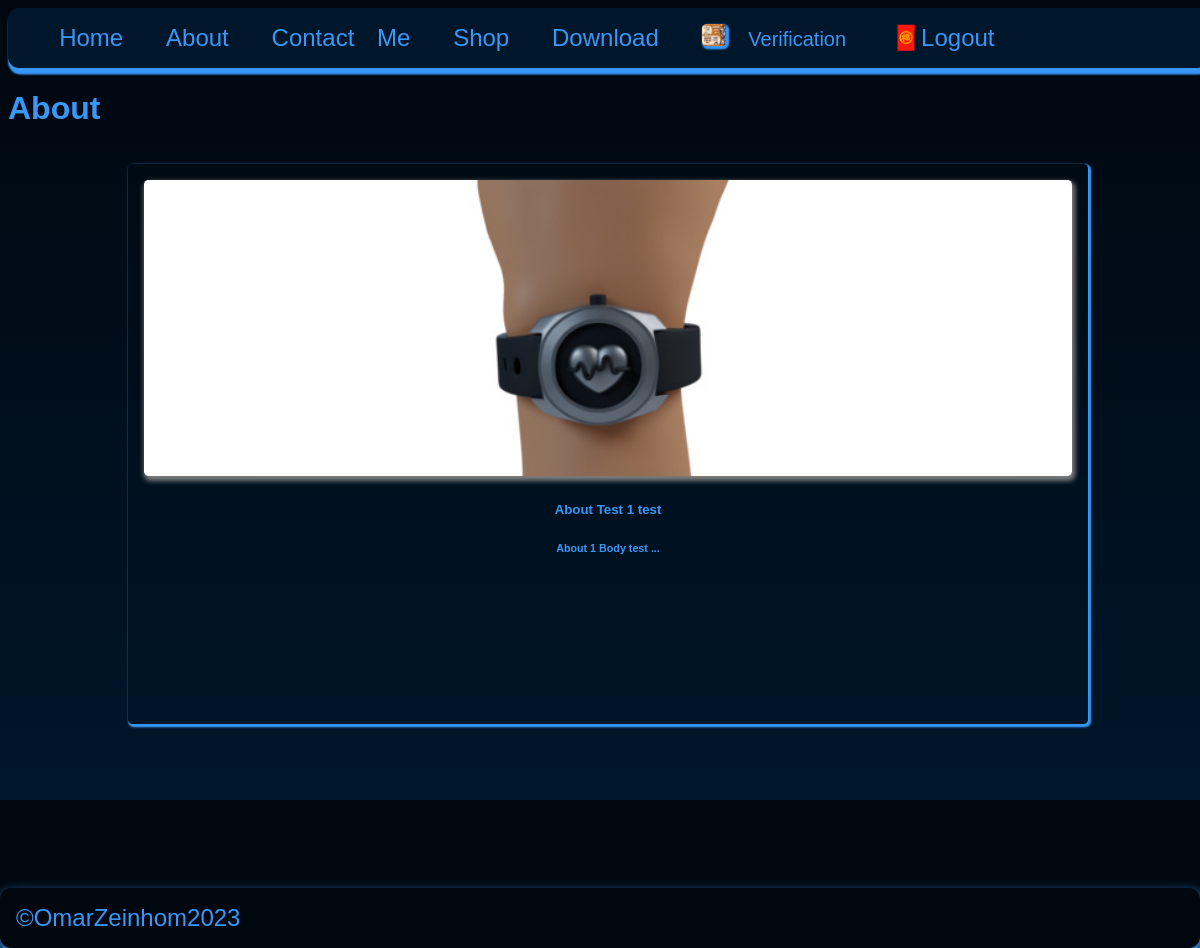
Page /about.php (signed in) on the earlier database version.
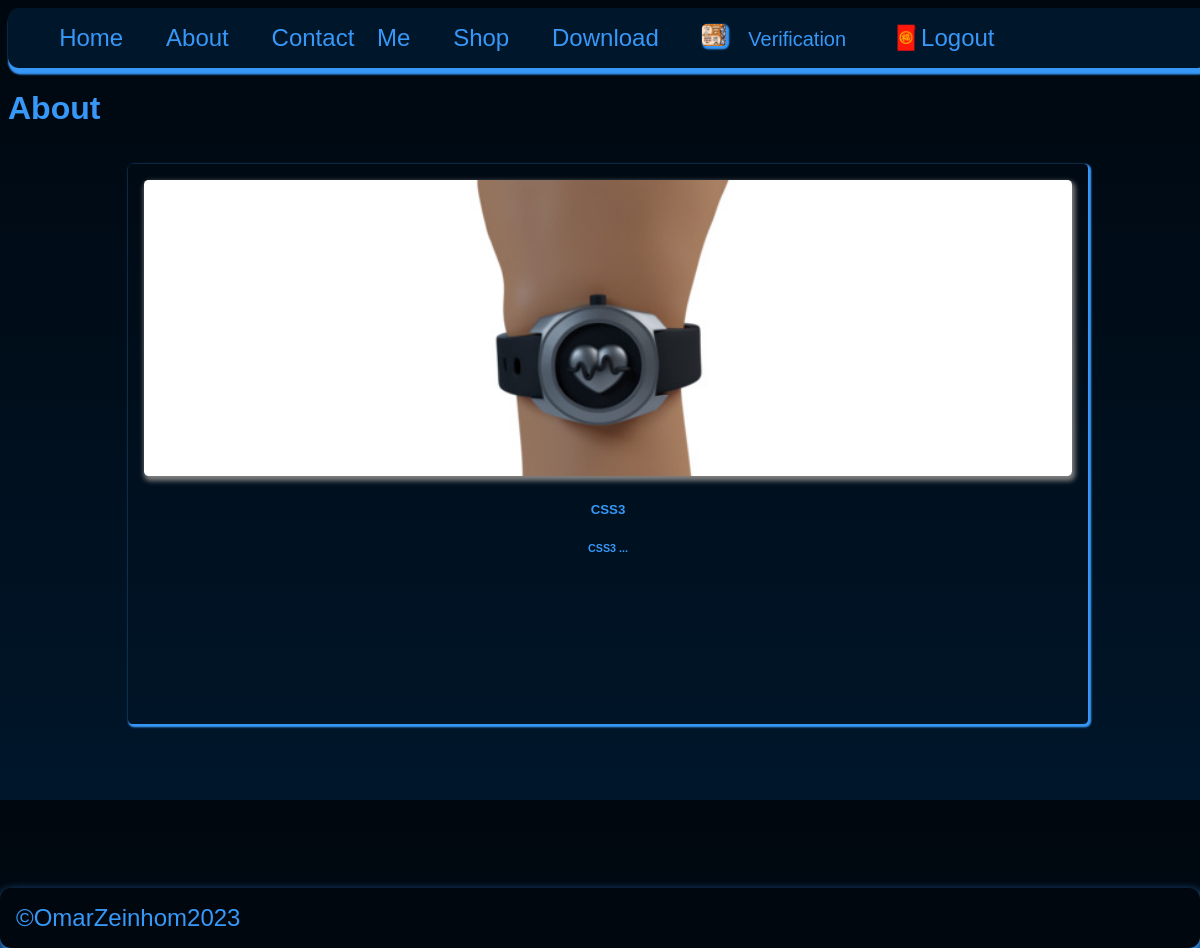
Same page on the later database version.
### tables this page shows
CREATE TABLE `users` (
  `id` int(11) UNSIGNED NOT NULL,
  `firstname` varchar(50) NOT NULL,
  `lastname` varchar(50) NOT NULL,
  `username` varchar(50) NOT NULL,
  `email` varchar(100) NOT NULL,
  `password` varchar(255) NOT NULL,
  `avatar` varchar(255) NOT NULL,
  `is_admin` tinyint(1) NOT NULL
);

CREATE TABLE `abouts` (
  `id` int(8) UNSIGNED NOT NULL,
  `about_title` varchar(255) NOT NULL,
  `about_body` text NOT NULL,
  `about_thumbnail` varchar(255) NOT NULL
);

### partials/aboutcards/aboutscards.php (the view, shortened to what this page needs)
<?php
$abouts_query = "SELECT * FROM abouts";
$abouts_result =  mysqli_query($connect__db, $abouts_query);
?>
<?php if (mysqli_num_rows($abouts_result) >= 1) : ?>
<?php while ($single_about = mysqli_fetch_assoc($abouts_result)) : ?>
<div class="app__col">
    <div class="app__card" id="appCardId">
        <div class="app__card-header">
            <div class="app__card-img-shadow">
                <img src="<?= HOME_URL . 'images/' . $single_about['about_thumbnail'] ?>" class="app__card-img"
                    alt="admin_post_thumbnail" loading="lazy" />
            </div>
            <h5 id="postsTitle">
                <?= $single_about['about_title']; ?>
            </h5>
        </div>
        <div class="app__card-footer">
            <h6 class="app__td" id="aboutBody" maxlength="100">
                <?= substr($single_about['about_body'], 0, 100)  . " ..."; ?>
            </h6>
        </div>
    </div>
</div>
<?php endwhile; ?>
<?php endif; ?>

### partials/header/header.php (shortened to what this page needs)
<!DOCTYPE html>
<html lang="en">
<head>
    <link rel='stylesheet' href='global/styles/css/main.css'>
</head>
<body>

### partials/nav/nav.php (shortened to what this page needs)
<?php
if (isset($_SESSION['user-id'])) {
    $id = filter_var($_SESSION['user-id'], FILTER_SANITIZE_NUMBER_INT);
    $query = "SELECT * from users WHERE id=$id";
    $result = mysqli_query($connect__db, $query);
    $avatar = mysqli_fetch_assoc($result);
}
?>
<nav class='app__nav' id="app__main-nav">
    <ul class='app__nav-items'>
        <li class='app__nav-item active'><a href="<?= HOME_URL ?>home.php" class="app__nav-link">Home</a></li>
        <li class='app__nav-item'><a href='<?= HOME_URL ?>about.php' class="app__nav-link">About</a></li>
        <li class='app__nav-item'><a href='<?= HOME_URL ?>contact.php' class="app__nav-link">Contact Me</a></li>
        <li class='app__nav-item'><a href='<?= HOME_URL ?>shop.php' class="app__nav-link">Shop</a></li>
        <li class='app__nav-item'><a href='<?= HOME_URL ?>download.php' class="app__nav-link">Download</a></li>
        <?php if (isset($_SESSION['user-id'])) : ?>
            <a href="<?= ADMIN_URL ?>" class="app__nav-link">
                <img alt="<?= $avatar['firstname'] ?>" class="app__nav-avatar" loading="lazy" src="<?= HOME_URL . 'images/' . $avatar['avatar'] ?>" />
                <small><?= $avatar['firstname'] ?></small>
            </a>
            <li class='app__nav-item'><a href="<?= HOME_URL ?>logout.php" class="app__nav-link">🧧Logout</a>
            <?php else : ?>
            <li class='app__nav-item'><a href="<?= HOME_URL ?>login.php" class="app__nav-link">🚪</a></li>
        <?php endif; ?>
    </ul>
</nav>

### about.php
<?php
$page__title = 'About';
include('./partials/header/header.php');
include('./partials/nav/nav.php');
?>
<h1><?php echo "$page__title" ?> </h1>
<?php
include('./partials/aboutcards/aboutscards.php');
?>
<?php
include('./partials/footer/footer.php');
?>

### partials/footer/footer.php
<footer class="app__footer">
    <small class="app__footer-small">
        ©OmarZeinhom2023
    </small>
</footer>
</body>
</html>

### global/styles/css/main.css (style rules this page uses)
.app__nav { width: 100%; top: 0; background-color: var(--color-dark-navyblue); background-image: var(--color-pearl-black); word-spacing: 1rem; box-shadow: 0.1rem 0.3rem 0.1rem 0.1rem var(--color-primary); border-radius: 0.7rem; overflow: hidden; }
.app__nav-items { list-style: none; width: 100%; }
.app__nav-item { display: inline-block; font-size: 1.5rem; }
.app__nav-link { font-size: 1.5rem; text-decoration: none; transition: 0.3s all ease-in-out; padding: 0.4rem 0.7rem; color: var(--color-primary); }
.app__nav-avatar { border-radius: 0.28rem; max-width: 1.5rem; max-height: 1.4rem; width: 100%; height: 100%; -o-object-fit: cover; object-fit: cover; background-color: black; box-shadow: 0.1rem 0.1rem 0.1rem 0.1rem var(--color-primary); }
* { box-sizing: border-box; }
.app__footer { margin-top: auto; width: 100%; background-color: var(--color-blackpearl); padding: 1rem 4rem 1rem 1rem; box-shadow: 0.7rem 0.4rem 5rem 0.1rem var(--color-primary); width: 100%; max-width: 100%; border-radius: 0.4rem; word-spacing: 1rem; border-radius: 0.7rem; overflow: hidden; display: block; }
.app__footer-small { font-size: 1.5rem; }
.app__col { width: 100%; height: 100%; padding: 1rem 10rem 10rem 10rem; justify-content: center; display: grid; grid-template-columns: 1fr; }
.app__card-img { width: 100%; height: 100%; max-height: 37vh; max-width: 100vw; min-height: 20vh; min-width: 70vw; border-radius: 0.28rem; -o-object-fit: cover; object-fit: cover; box-shadow: 0.1rem 0.2rem 0.3rem 0.1rem gray; }
.app__card { box-shadow: 0.1rem 0.1rem 0.1rem 0.1rem var(--color-primary); border-radius: 0.28rem; width: 100%; height: 100%; padding: 1rem 1rem 1rem 1rem; max-height: 70vh; max-width: 90vw; min-height: 40vh; min-width: 80vw; }
.app__card-header { text-align: center; font-size: 1rem; }
.app__card-footer { justify-content: center; text-align: center; width: 100%; }
:root { --color-primary: #3798f8; --color-primary-dark: #002950; --color-secondary: #553d62; --color-dark-charchoal: #2b4353; --color-black: black; --color-medium-gray: #7d8184; --color-dark-gray: #5e6164; --color-darkest-gray: #111111; --color-light-gray: #a9a9a9; --color-lightest-gray: #d3d3d3; --color-dark-pearl: #00070e; --color-dark-navyblue: #00162a; --color-white: #ffffff; --color-red: #700000; --transition-slow: all 3s ease-in-out; --transition-medium: all 1.5s ease-in-out; --transition-fast: all 0.3s ease-in-out; --background-light: linear-gradient( to left var(--color-lightest-gray), var(--color-white) ); --background-dark: linear-gradient( to left var(--color-dark-pearl), var(--color-white) ); }
html { background: linear-gradient(var(--color-dark-pearl), var(--color-dark-navyblue)); background-repeat: repeat; width: 100%; height: 100%; font-family: Arial, Helvetica, sans-serif; }
body { font-family: Arial, Helvetica, sans-serif; color: var(--color-primary); background-repeat: repeat; width: 100%; height: 100%; }
h1, h2, h3, h4, h5, h6 { font-family: Arial, Helvetica, sans-serif; }
a { text-decoration: none; color: #3798f8; transition: 0.3s all ease-in-out; }
.app__footer { position: fixed; left: 0; bottom: 0; width: 100%; background-color: var(--color-dark-pearl); background-image: var(--color-dark-pearl); padding: 1rem 4rem 1rem 1rem; box-shadow: 0.1rem 0.4rem 0.7rem 0.1rem var(--color-primary); word-spacing: 1rem; border-radius: 0.7rem; overflow: hidden; }

Differences in the rows shown:
changed abouts: about_title "About Test 1 test" → "CSS3"; about_body "About 1 Body test" → "CSS3"
